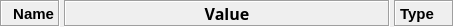
<?xml version="1.0" encoding="UTF-8"?>
<ui version="4.0">
 <class>HeaderWidget</class>
 <widget class="QWidget" name="HeaderWidget">
  <property name="geometry">
   <rect>
    <x>0</x>
    <y>0</y>
    <width>454</width>
    <height>25</height>
   </rect>
  </property>
  <property name="windowTitle">
   <string notr="true">Form</string>
  </property>
  <layout class="QHBoxLayout" name="horizontalLayout" stretch="0,0,0">
   <property name="spacing">
    <number>4</number>
   </property>
   <property name="sizeConstraint">
    <enum>QLayout::SetDefaultConstraint</enum>
   </property>
   <property name="leftMargin">
    <number>0</number>
   </property>
   <property name="topMargin">
    <number>0</number>
   </property>
   <property name="rightMargin">
    <number>0</number>
   </property>
   <property name="bottomMargin">
    <number>0</number>
   </property>
   <item>
    <widget class="QLabel" name="nameLabel">
     <property name="sizePolicy">
      <sizepolicy hsizetype="Preferred" vsizetype="Preferred">
       <horstretch>0</horstretch>
       <verstretch>0</verstretch>
      </sizepolicy>
     </property>
     <property name="minimumSize">
      <size>
       <width>60</width>
       <height>0</height>
      </size>
     </property>
     <property name="font">
      <font>
       <pointsize>11</pointsize>
       <weight>75</weight>
       <bold>true</bold>
      </font>
     </property>
     <property name="layoutDirection">
      <enum>Qt::LeftToRight</enum>
     </property>
     <property name="locale">
      <locale language="C" country="AnyCountry"/>
     </property>
     <property name="frameShape">
      <enum>QFrame::Box</enum>
     </property>
     <property name="frameShadow">
      <enum>QFrame::Sunken</enum>
     </property>
     <property name="lineWidth">
      <number>1</number>
     </property>
     <property name="text">
      <string>Name</string>
     </property>
     <property name="alignment">
      <set>Qt::AlignRight|Qt::AlignTrailing|Qt::AlignVCenter</set>
     </property>
     <property name="margin">
      <number>0</number>
     </property>
    </widget>
   </item>
   <item>
    <widget class="QLabel" name="valueLine">
     <property name="sizePolicy">
      <sizepolicy hsizetype="Expanding" vsizetype="Preferred">
       <horstretch>0</horstretch>
       <verstretch>0</verstretch>
      </sizepolicy>
     </property>
     <property name="minimumSize">
      <size>
       <width>60</width>
       <height>0</height>
      </size>
     </property>
     <property name="palette">
      <palette>
       <active>
        <colorrole role="Text">
         <brush brushstyle="SolidPattern">
          <color alpha="255">
           <red>32</red>
           <green>32</green>
           <blue>144</blue>
          </color>
         </brush>
        </colorrole>
       </active>
       <inactive>
        <colorrole role="Text">
         <brush brushstyle="SolidPattern">
          <color alpha="255">
           <red>32</red>
           <green>32</green>
           <blue>144</blue>
          </color>
         </brush>
        </colorrole>
       </inactive>
       <disabled>
        <colorrole role="Text">
         <brush brushstyle="SolidPattern">
          <color alpha="255">
           <red>144</red>
           <green>144</green>
           <blue>144</blue>
          </color>
         </brush>
        </colorrole>
       </disabled>
      </palette>
     </property>
     <property name="font">
      <font>
       <family>JetBrains Mono</family>
       <pointsize>12</pointsize>
       <weight>75</weight>
       <bold>true</bold>
      </font>
     </property>
     <property name="layoutDirection">
      <enum>Qt::LeftToRight</enum>
     </property>
     <property name="locale">
      <locale language="C" country="AnyCountry"/>
     </property>
     <property name="frameShape">
      <enum>QFrame::Box</enum>
     </property>
     <property name="frameShadow">
      <enum>QFrame::Sunken</enum>
     </property>
     <property name="lineWidth">
      <number>1</number>
     </property>
     <property name="text">
      <string>Value</string>
     </property>
     <property name="alignment">
      <set>Qt::AlignCenter</set>
     </property>
    </widget>
   </item>
   <item>
    <widget class="QLabel" name="typeLabel">
     <property name="minimumSize">
      <size>
       <width>60</width>
       <height>0</height>
      </size>
     </property>
     <property name="font">
      <font>
       <pointsize>11</pointsize>
       <weight>75</weight>
       <bold>true</bold>
      </font>
     </property>
     <property name="locale">
      <locale language="C" country="AnyCountry"/>
     </property>
     <property name="frameShape">
      <enum>QFrame::Box</enum>
     </property>
     <property name="frameShadow">
      <enum>QFrame::Sunken</enum>
     </property>
     <property name="lineWidth">
      <number>1</number>
     </property>
     <property name="text">
      <string>Type</string>
     </property>
    </widget>
   </item>
  </layout>
 </widget>
 <resources/>
 <connections/>
</ui>
